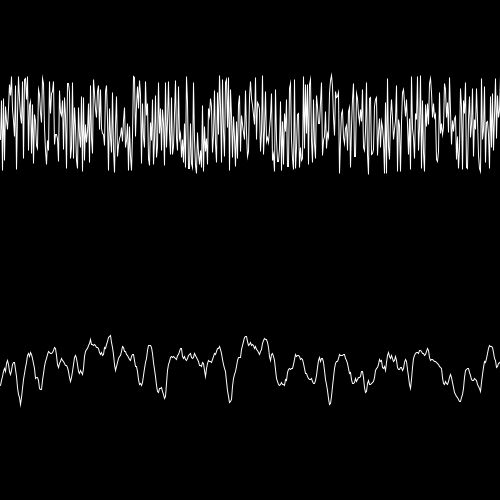
Frame 1 (no input)
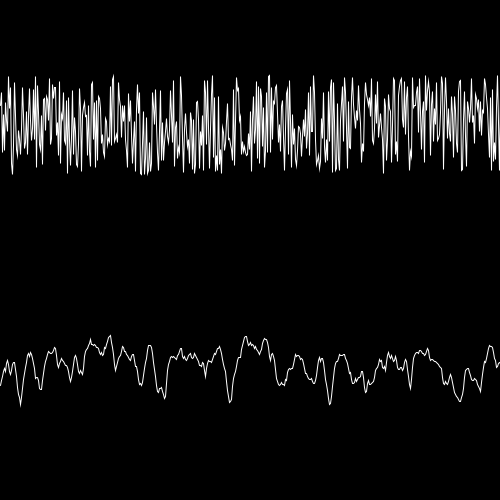
Frame 60 (the mouse pressed at the canvas centre just before this capture)
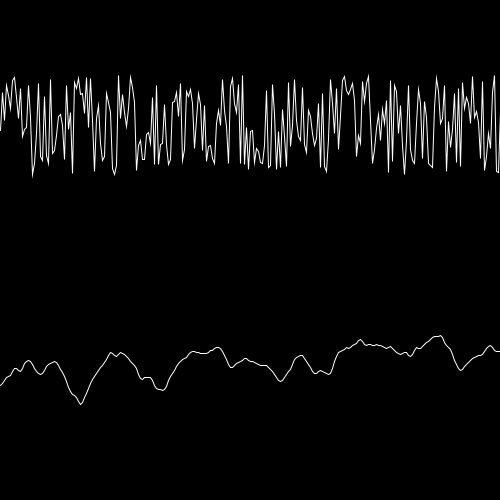
Frame 120 (the mouse held since frame 60 and released just before this capture)

The Processing sketch that drew these frames (run headless with seeded random() and noise(); from frame 60 on, the mouse is pressed at the canvas centre):

// Processing sketch: random_noise
// ── random_noise.pde
/* Zufall und Rauschen / 'perlin' noise() vs. random()
   Zeichnet zwei Graphen um den Unterschied zwischen
   Zufall und Rauschen zu visualisieren.
 * Drücke '+' und '-' um den Detailgrad
   der noise() funktion zu kontrollieren.
 * Bewege den Mauszeiger von links nach
   rechts um zu zoomen.
 */

// Initialisiere eine integer Variable
// mit dem Namen 'detail' und dem Wert '4'.
int detail = 4; 

// Initialisiere eine fliesskomma Variable
// mit dem Namen 'zoom' und dem Wert '1.0'.
float zoom = 1.;

void setup() {
  size(500, 500);
  stroke(255);
  noFill();
}

void draw() {
  // Aktualisiere den Zoom-Wert anhand der Maus-Position.
  // mouseX geht von 0…width. Multiplizere diesen Wert 
  // erst mit 2.0 und dividiere dann durch 'width' um
  // einen Wert von 0…2.0 zu erhalten.
  // Addiere dann 1.0 um einen wert von 1…3 zu erhalten.
  zoom = 1. + 2. * mouseX / width;
  if(zoom < 1)
    zoom = 1;
  print("Zoom: " + zoom);
  
  background(0);
  
  // Zeichne eine horizontale Linie aus 500 punkten.
  // Jeder Punkt wird vertikal um einen zufälligen
  // Wert zwischen -50px und +50px versetzt. 
  beginShape(); // Beginne eine Form zu zeichnen
  // Schleife wird ausgeführt so lange
  // wie 'x' kleiner als 'width' ist.
  // for (INITIALISIERUNG; VERGLEICH; OPERATION){}
  for (int x = 0; x <= width; x++) {
    // Initialisiere eine Variable für
    // die x-Koordniate des Punktes.
    // 'x' zählt von 0 bis 'width' in 1er schritten.
    // Die Multiplikation mit 'zoom' vergrößert
    // den Abstand zwischen den Punkten.
    float xPos = x * zoom;
    // Der Wert '125' legt die vertikale Position des Punktes fest
    float yPos = 125;
    // addiere zu diesem wert eine Zufallszahl zw. -50…50
    yPos += random(-50, 50); // random(high), random(low, high)
    // füge einen Punkt hinzu
    vertex(xPos, yPos);
  }
  endShape(); // Beende die Form
  
  println(" NoiseDetail: " + detail);
  noiseDetail(detail); // Processing-standard ist noiseDetail(4)
  beginShape(); // Beginne eine Form zu zeichnen
  // 
  for (int x = 0; x <= width; x++) {
    // Initialisiere eine Variable für
    // die x-Koordniate des Punktes.
    float xPos = x * zoom;
    // Der Wert '375' legt die vertikale
    // Position des unteren Graphen fest.
    float yPos = 375;
    // generiere eine Zufallszahl aus einer
    // Kontinuierlichen Folge mit hilfe
    // der funktion noise(x), welche
    // einen Wert zw. 0…1 zurückgibt.
    float noise = noise(x/10./zoom);
    // verschiebe diesen Wert um 0.5
    // sodass wir Werte von -0.5…+0,5 erhalten.
    noise -= 0.5;
    // Multipliziere dann mit 100
    // sodass die Zufallswerte von -50…+50 gehen.
    noise *= 100.;
    // Addiere den generierten Zufallswert
    // auf die vertikale Position.
    yPos += noise;
    // Füge einen Punkt hinzu.
    vertex(xPos, yPos);
  }
  endShape(); // Beende die Form
}

void keyPressed() {
  if (key == '+') {
    detail++;
  } else if (key == '-' && detail > 1) {
    detail--;
  }
}
